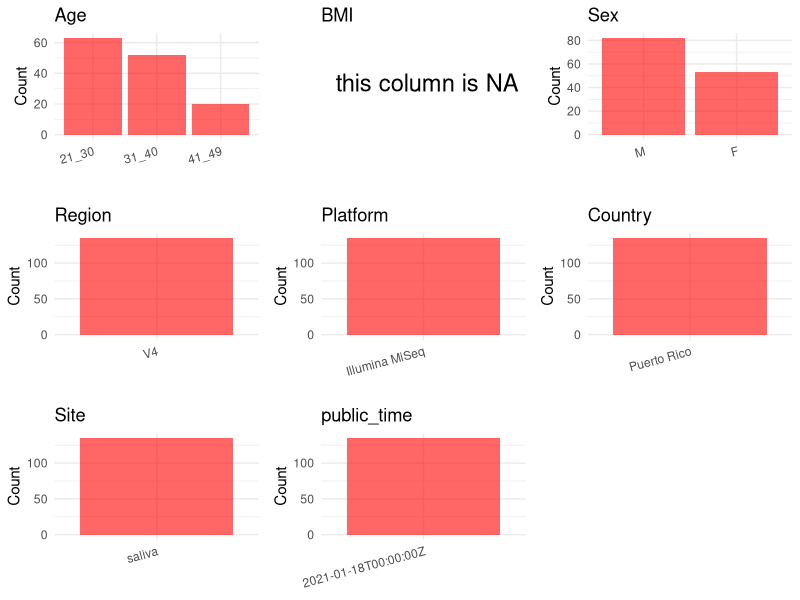

Reproduce this figure in R.
## ---- chunk 1
# Load necessary libraries
library(dplyr)
library(ggplot2)
library(cowplot)

# Set working directory (update this path to your local directory)
setwd("E:/bioproject/PRJEB42371")

# Read the initial metadata files
initial_meta <- read.csv("SraRunTable.csv", header = T) 

# Remove entries non-oral samples
initial_meta <- initial_meta %>%
  filter(target_gene..exp. != "ITS",
         env_material != "sterile water")

# Display the first few rows of the metadata
head(initial_meta)
## ---- chunk 2
# Create a uniform metadata dataframe
metadata <- data.frame(
  BioProject = initial_meta$BioProject,
  Run = initial_meta$Run,
  sample_name = initial_meta$host_subject_id,
  Age = initial_meta$age_category, 
  BMI = NA,  
  Sex = initial_meta$sex,
  Region = initial_meta$target_subfragment..exp.,
  Platform = initial_meta$Instrument,
  Country = initial_meta$COUNTRY,
  Site = initial_meta$env_material,
  public_time = initial_meta$ReleaseDate,
  Status = initial_meta$perio_4_categories,
  stringsAsFactors = FALSE
)

# Use abbreviations to indicate gender
metadata <- metadata %>%
  mutate(Sex = recode(Sex, "female" = "F", "male" = "M"))
## ---- chunk 3
# Add information obtained from the publication
metadata$PCR_primers <- "F:5'-GTGYCAGCMGCCGCGGTAA-3'; R:5'-GGACTACNVGGGTWTCTAAT-3'"
metadata$title <- "Ecological competition in the oral mycobiome of Hispanic adults living in Puerto Rico associates with periodontitis"
metadata$Disease_study <- "YES"
# Assign disease status based on sample_name patterns
metadata <- metadata %>%
  mutate(
    Status = case_when(
      Status %in% c("moderate", "mild", "severe") ~ "PD",
      Status == "no" ~ "HC",
      Status == "" ~ NA_character_,
      TRUE ~ Status
    )
  )

#extract subject id by remove prefix of sample_name
metadata$sample_name <- gsub("O", "", metadata$sample_name)

# Check initial data distribution
cat("Initial sample distribution:\n")
table(metadata$sample_name)
table(metadata$Site)

# Calculate sampling frequency per subject
sample_counts <- table(metadata$sample_name)
cat("\nNumber of samples per subject:\n")
print(sample_counts)

# Create matched_samples column
metadata$matched_samples <- ifelse(metadata$sample_name %in% names(sample_counts[sample_counts >= 2]), "YES", "NO")

cat("\nMatched samples distribution:\n")
table(metadata$matched_samples)

# Identify samples for removal: single samples excluding saliva and tongue coat
single_samples <- names(sample_counts[sample_counts == 1])
samples_to_remove <- metadata$sample_name %in% single_samples & 
                     !(metadata$Site %in% c("saliva", "tongue coat", "Tongue coating"))

cat("\nNumber of samples to be removed:", sum(samples_to_remove), "\n")

# Remove identified samples
metadata_clean <- metadata[!samples_to_remove, ]

cat("\nFinal sample distribution after cleaning:\n")
table(metadata_clean$sample_name)
table(metadata_clean$Site)
table(metadata_clean$matched_samples)

# Use cleaned dataset for subsequent analysis
metadata <- metadata_clean
## ---- chunk 4
# Check the number of unique runs and sample names
print(paste("Number of unique runs:", length(unique(metadata$Run))))
print(paste("Number of unique sample names:", length(unique(metadata$sample_name))))
## ---- chunk 5
# Select columns for visualization
plot_data <- metadata %>%
  select(-BioProject, -Run, -sample_name, -title)

# Function to create simple plots for each column
create_simple_plots <- function(data) {
  plots <- list()
  
  for (col in colnames(data)) {
    # Check if the column is all NA
    if (all(is.na(data[[col]]))) {
      # Create an empty plot with text indicating all NA
      p <- ggplot() +
        annotate("text", x = 0.5, y = 0.5, label = "this column is NA", size = 6) +
        labs(title = col) +
        theme_void()
    } else if (is.numeric(data[[col]])) {
      # Numeric variable: histogram
      p <- ggplot(data, aes(x = .data[[col]])) +
        geom_histogram(fill = "blue", alpha = 0.6, bins = 20, na.rm = TRUE) +
        labs(title = col) +
        theme_minimal()
    } else {
      # Categorical variable: bar plot (remove NA values)
      count_data <- as.data.frame(table(data[[col]], useNA = "ifany"))
      p <- ggplot(count_data, aes(x = reorder(Var1, -Freq), y = Freq)) +
        geom_col(fill = "red", alpha = 0.6) +
        labs(title = col, x = NULL, y = "Count") +
        theme_minimal() +
        theme(axis.text.x = element_text(angle = 15, hjust = 1))
    }
    plots[[col]] <- p
  }
  
  return(plots)
}

# Generate and arrange plots
plots <- create_simple_plots(plot_data)
# grid.arrange(grobs = plots, ncol = 3, top = "Metadata Summary", align = "hv")
plot_grid(plots$Age, plots$BMI, plots$Sex, plots$Region, plots$Platform, 
          plots$Country, plots$Site, plots$public_time, 
          ncol = 3, align = "hv", axis = "lb")
## ---- chunk 6
# Reorder columns to match the desired format
metadata <- metadata[, c(
  "BioProject", "Run", "sample_name", "Age", "BMI", "Sex", 
  "Region", "Platform", "Country", "Site", "public_time", 
  "PCR_primers", "title", "Disease_study", "Status", "matched_samples"
)]

# Export the uniform metadata to a CSV file
write.csv(metadata, file = "metadata.csv", quote = FALSE)
